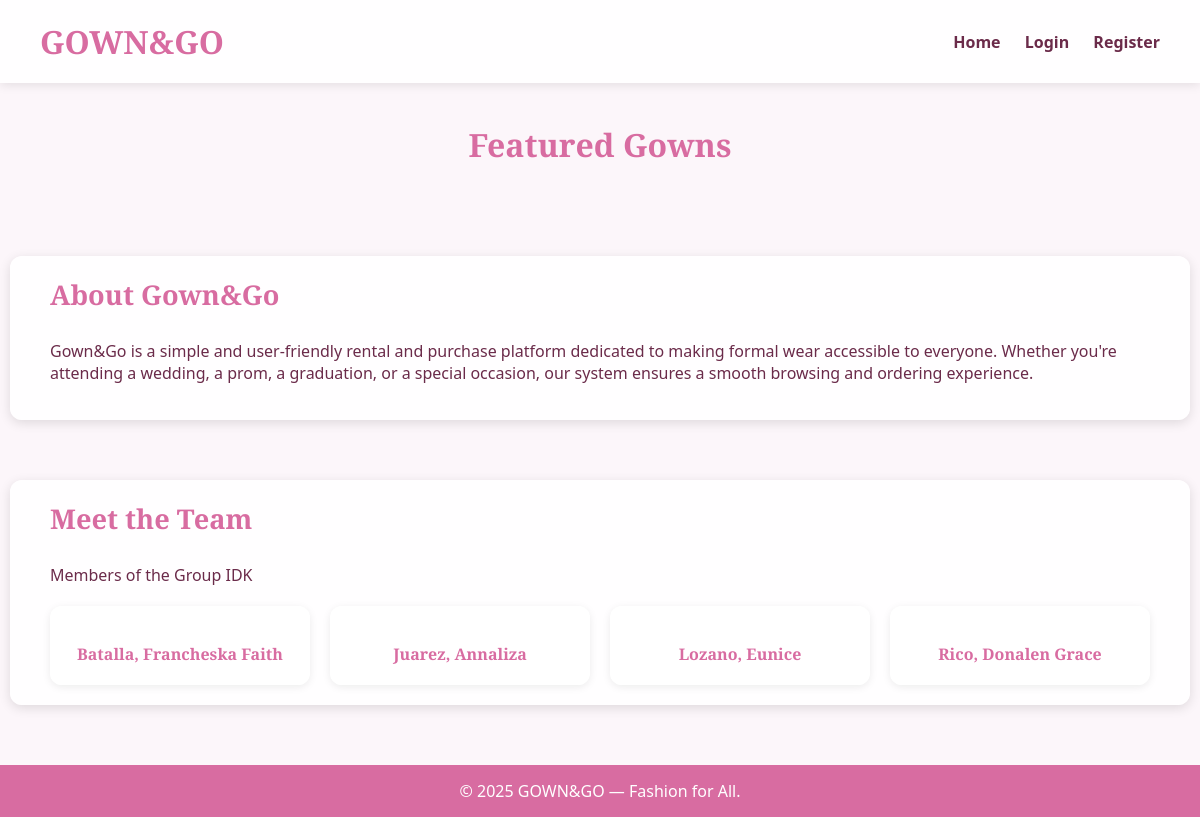
Before: /gown_and_go/shop.php with the older database file.
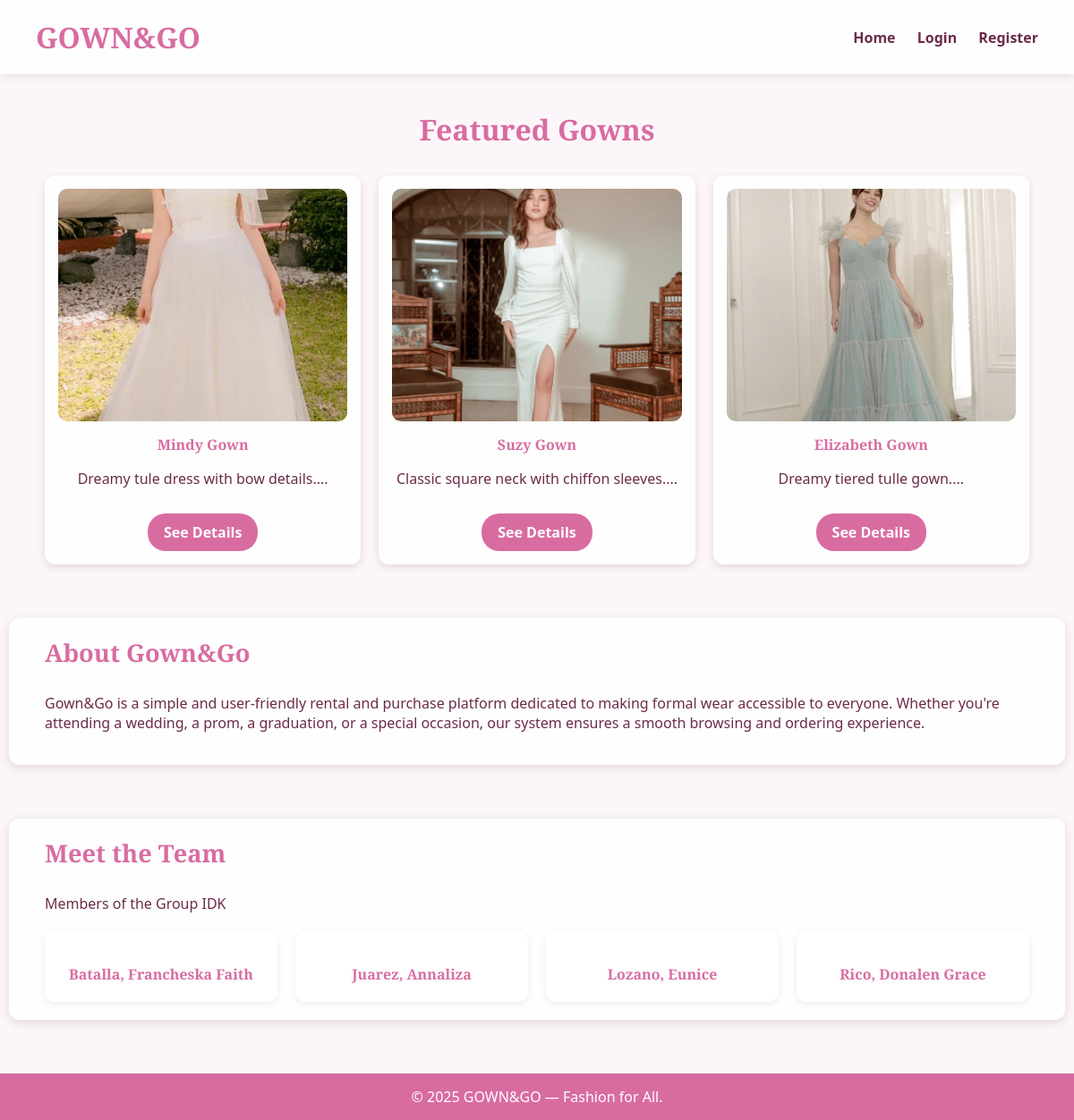
After: the same page with the newer database file.
### tables this page shows
CREATE TABLE `items` (
  `item_id` int(11) NOT NULL,
  `name` varchar(255) NOT NULL,
  `description` text DEFAULT NULL,
  `rental_price` decimal(10,2) NOT NULL,
  `purchase_price` decimal(10,2) NOT NULL,
  `status` enum('Available','Out of Stock','Rented') NOT NULL DEFAULT 'Available',
  `stock` int(11) NOT NULL DEFAULT 0,
  `image` varchar(255) DEFAULT NULL,
  `created_at` datetime DEFAULT current_timestamp()
);

### gown_and_go/shop.php (the view, shortened to what this page needs)
<?php
include 'config.php';
$featured_q = mysqli_query($conn, "
    SELECT item_id, name, description, rental_price, purchase_price, image
    FROM items
    ORDER BY created_at DESC
    LIMIT 3
");
?>
<!DOCTYPE html>
<html lang="en">
<head>
</head>
<body>
<header>
    <h1>GOWN&GO</h1>
    <nav>
        <a href="index.php">Home</a>
        <?php if (isset($_SESSION['user_id'])): ?>
            <?php if ($_SESSION['role'] === 'admin'): ?>
                <a href="admin/dashboard.php">Admin Panel</a>
            <?php else: ?>
                <a href="client_home.php">Client Home</a>
            <?php endif; ?>
            <a href="logout.php" style="color:#b3548a;">Logout</a>
        <?php else: ?>
            <a href="login.php">Login</a>
            <a href="register.php">Register</a>
        <?php endif; ?>
    </nav>
</header>
<h2 class="section-title">Featured Gowns</h2>
<div class="featured-container">
<?php while($f = mysqli_fetch_assoc($featured_q)): ?>
    <div class="featured-card">
        <?php
        $img = (!empty($f['image'])) ? "uploads/" . $f['image'] :
        "https://via.placeholder.com/300x260?text=No+Image";
        ?>
        <img src="<?php echo $img; ?>">
        <h4><?php echo htmlspecialchars($f['name']); ?></h4>
        <p><?php echo substr(htmlspecialchars($f['description']), 0, 80) . "..."; ?></p>
        <a href="view_item.php?id=<?php echo $f['item_id']; ?>" class="cta">See Details</a>
    </div>
<?php endwhile; ?>
</div>
<div class="info-section">
    <h3>About Gown&Go</h3>
    <p>
        Gown&Go is a simple and user-friendly rental and purchase platform dedicated to making
        formal wear accessible to everyone. Whether you're attending a wedding, a prom,
        a graduation, or a special occasion, our system ensures a smooth browsing and ordering experience.
    </p>
</div>
<div class="info-section">
    <h3>Meet the Team</h3>
    <p>Members of the Group IDK</p>
    <div class="team-grid">
        <div class="team-card">
            <h4>Batalla, Francheska Faith</h4>
        </div>
        <div class="team-card">
            <h4>Juarez, Annaliza</h4>
        </div>
        <div class="team-card">
            <h4>Lozano, Eunice</h4>
        </div>
        <div class="team-card">
            <h4>Rico, Donalen Grace</h4>
        </div>
    </div>
</div>
<footer>
    © <?php echo date("Y"); ?> GOWN&GO — Fashion for All.
</footer>
</body>
</html>

Changed rows visible on the page:
added items: image (picture), name "Mindy Gown", description "Dreamy tule dress with bow details."
added items: image (picture), name "Suzy Gown", description "Classic square neck with chiffon sleeves."
added items: image (picture), name "Elizabeth Gown", description "Dreamy tiered tulle gown."
